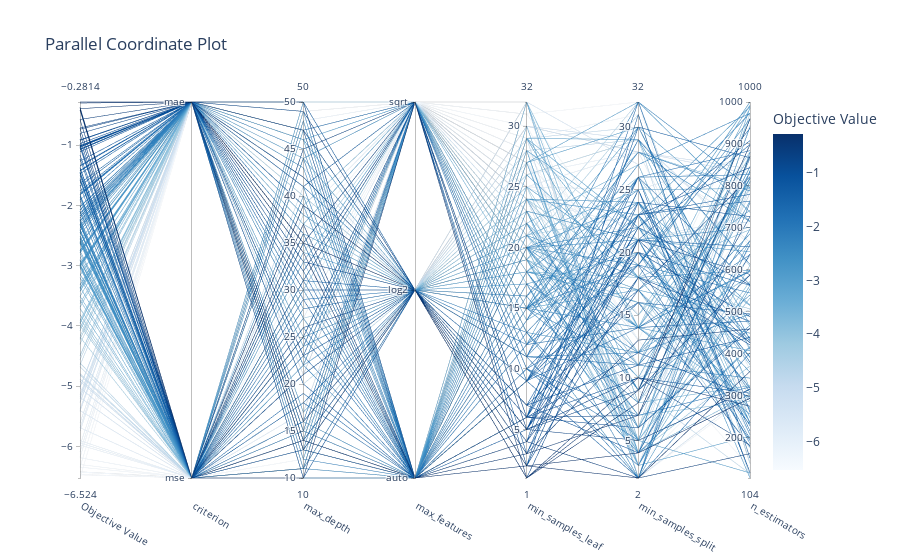

Notebook cell for this chart:
### Markdown cell above
Parallel Coordinate Plot is used to generate a parallel coordinates plot, which is a type of visualization that helps to understand the **relationships between hyperparameters and their corresponding objective function values** in a hyperparameter optimization study.

this is a useful tool for gaining insights into **the relationships between hyperparameters and their impact on the objective function during an optimization study.** It helps us to **identify promising hyperparameter configurations** and understand **the trade-offs and interactions between different hyperparameters.** This can aid in making decisions on which hyperparameter settings to prioritize for further optimization or model tuning.

### Code cell
optuna.visualization.plot_parallel_coordinate(study)

### Figure 1 — Plotly figure (JSON) as saved in the notebook; plotly's stock layout.template omitted (floating-point values rounded to 4 significant figures; data arrays with more than 128 entries replaced by an {"elided": "..."} marker saying what was removed)
{"data": [{"dimensions": [{"label": "Objective Value", "range": [-6.524, -0.2814], "values": {"elided": "200 float values"}}, {"label": "criterion", "range": [0, 1], "ticktext": ["mse", "mae"], "tickvals": [0, 1], "values": {"elided": "200 int values"}}, {"label": "max_depth", "range": [10, 50], "values": {"elided": "200 int values"}}, {"label": "max_features", "range": [0, 2], "ticktext": ["auto", "log2", "sqrt"], "tickvals": [0, 1, 2], "values": {"elided": "200 int values"}}, {"label": "min_samples_leaf", "range": [1, 32], "values": {"elided": "200 int values"}}, {"label": "min_samples_split", "range": [2, 32], "values": {"elided": "200 int values"}}, {"label": "n_estimators", "range": [104, 1000], "values": {"elided": "200 int values"}}], "labelangle": 30, "labelside": "bottom", "line": {"color": {"elided": "200 float values"}, "colorbar": {"title": {"text": "Objective Value"}}, "colorscale": [[0, "rgb(247,251,255)"], [0.125, "rgb(222,235,247)"], [0.25, "rgb(198,219,239)"], [0.375, "rgb(158,202,225)"], [0.5, "rgb(107,174,214)"], [0.625, "rgb(66,146,198)"], [0.75, "rgb(33,113,181)"], [0.875, "rgb(8,81,156)"], [1, "rgb(8,48,107)"]], "reversescale": false, "showscale": true}, "type": "parcoords"}], "layout": {"title": {"text": "Parallel Coordinate Plot"}}}
